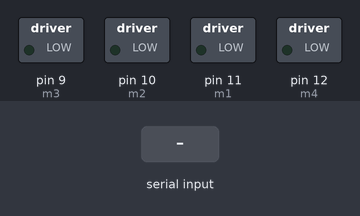
Bench run of a sketch on a simulated Arduino Uno, built with avr-gcc and run on an emulated ATmega328P. On the bench: switched loads named in the sketch (green lamp = pin HIGH). Inputs (shaded band) come from the test bench. What the sketch prints to the serial monitor is not drawn.

Above: at 1.2 s.
1.3 s: "red:\n" received over Serial
At 2.1 s:
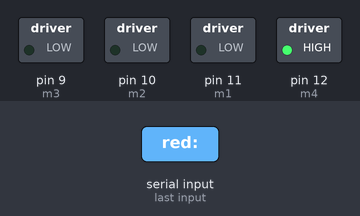
Timing chart, 0 to 7.8 s (numbered marks = the images above; inputs shaded):
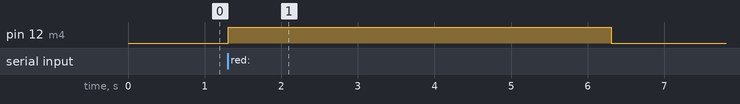

Measured:
- after the input at 1.3 s, pin 12 (m4): LOW → HIGH at once, → LOW 5.0 s later

The sketch:

pump_control.ino
```cpp
int m1 = 11; // Motor for Red paint
int m2 = 10; // Motor for Green paint
int m3 = 9;  // Motor for Blue paint
int m4 = 12;  // Motor for mixing paint

void setup() {
  Serial.begin(9600); // Start serial communication

  pinMode(m1, OUTPUT);
  pinMode(m2, OUTPUT);
  pinMode(m3, OUTPUT);
  pinMode(m4, OUTPUT);

  digitalWrite(m1, LOW);
  digitalWrite(m2, LOW);
  digitalWrite(m3, LOW);
  digitalWrite(m4, LOW);
}
void loop() {
  // Check if data is available on the serial port
  if (Serial.available() > 0) {
    String data = Serial.readStringUntil('\n'); // Read the serial data until newline
    data.trim(); // Remove any leading/trailing whitespace

    if (data.startsWith("red:")) {
      pumpPaint(m1, "Red", data.substring(4).toInt());
    } else if (data.startsWith("green:")) {
      pumpPaint(m2, "Green", data.substring(6).toInt());
    } else if (data.startsWith("blue:")) {
      pumpPaint(m3, "Blue", data.substring(5).toInt());
    } else {
      Serial.println("Invalid command");
    }
  }
}

void pumpPaint(int motorPin, String color, int amount) {
//  Serial.print("Pumping ");
//  Serial.print(color);
//  Serial.print(" paint: ");
//  Serial.print(amount);
//  Serial.println(" ml");

  // Calculate duration to pump the specified amount (5 ml in 3 seconds => 0.6 seconds/ml)
  int pumpTime = amount * 1000; // Time in milliseconds

  digitalWrite(motorPin, HIGH); // Turn on the motor
  delay(pumpTime);              // Wait for the required time
  digitalWrite(motorPin, LOW);  // Turn off the motor

  //mixing paint
  digitalWrite(m4, HIGH); // Turn on the motor
  delay(5000);
  digitalWrite(m4, LOW);  // Turn off the motor

  Serial.println("Successfully pumped paint");
}
```
